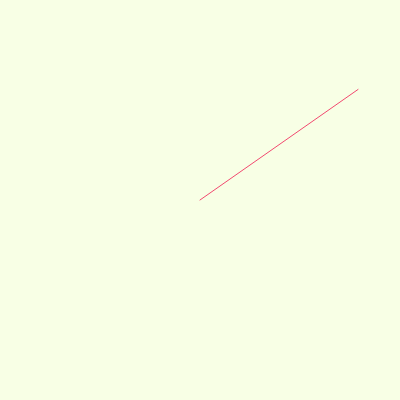
Frame 1 (no input)
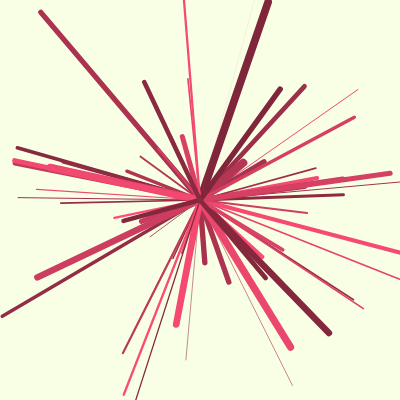
Frame 60 (no input)
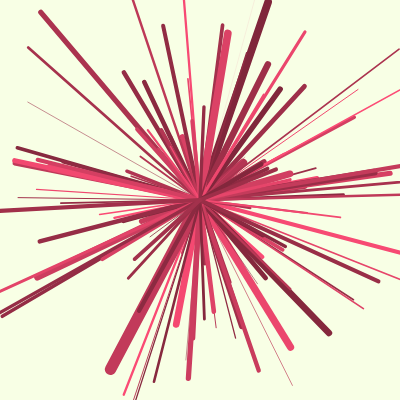
Frame 120 (the mouse pressed at the canvas centre since frame 60)

The p5.js sketch that drew these frames (run headless with seeded random() and noise() and a simulated clock; from frame 60 on, the mouse is pressed at the canvas centre):

// p5.js sketch
// ── sketch.js
function setup() {
  createCanvas(400, 400);
  background("#F8FFE5");
}

const baseColor = [346, 70, 94];
let time = 0;

function draw() {
  time += 1;

  translate(200, 200);

  v = p5.Vector.random2D();

  let [h, s, b] = baseColor;

  v.mult(random(50, 250));
  colorMode(HSB);
  const c = color(h, s, ((b + time) % 50) + 50);
  c.setAlpha(30);

  stroke(c);
  strokeWeight(randomGaussian(2, 3));
  strokeCap(ROUND);

  line(0, 0, v.x, v.y);
}
